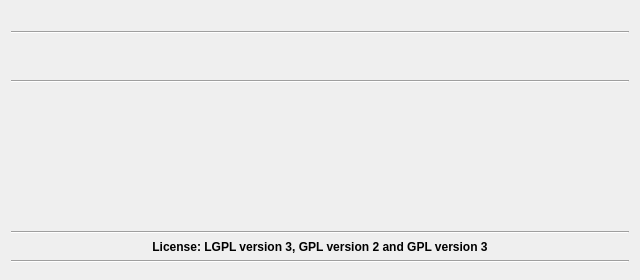
<?xml version="1.0" encoding="UTF-8"?>
<ui version="4.0">
 <class>AboutDialog</class>
 <widget class="QDialog" name="AboutDialog">
  <property name="windowModality">
   <enum>Qt::NonModal</enum>
  </property>
  <property name="geometry">
   <rect>
    <x>0</x>
    <y>0</y>
    <width>640</width>
    <height>280</height>
   </rect>
  </property>
  <property name="minimumSize">
   <size>
    <width>640</width>
    <height>280</height>
   </size>
  </property>
  <property name="maximumSize">
   <size>
    <width>640</width>
    <height>280</height>
   </size>
  </property>
  <property name="sizeIncrement">
   <size>
    <width>0</width>
    <height>4</height>
   </size>
  </property>
  <property name="mouseTracking">
   <bool>true</bool>
  </property>
  <property name="contextMenuPolicy">
   <enum>Qt::CustomContextMenu</enum>
  </property>
  <property name="windowTitle">
   <string>About</string>
  </property>
  <property name="sizeGripEnabled">
   <bool>false</bool>
  </property>
  <property name="modal">
   <bool>false</bool>
  </property>
  <layout class="QVBoxLayout" name="verticalLayout_2">
   <item>
    <widget class="QLabel" name="label">
     <property name="font">
      <font>
       <weight>75</weight>
       <bold>true</bold>
      </font>
     </property>
     <property name="text">
      <string/>
     </property>
     <property name="alignment">
      <set>Qt::AlignCenter</set>
     </property>
     <property name="buddy">
      <cstring>qrttretqert</cstring>
     </property>
    </widget>
   </item>
   <item>
    <widget class="Line" name="line_2">
     <property name="orientation">
      <enum>Qt::Horizontal</enum>
     </property>
    </widget>
   </item>
   <item>
    <widget class="QLabel" name="compiler">
     <property name="font">
      <font>
       <weight>75</weight>
       <bold>true</bold>
      </font>
     </property>
     <property name="text">
      <string/>
     </property>
     <property name="alignment">
      <set>Qt::AlignCenter</set>
     </property>
    </widget>
   </item>
   <item>
    <widget class="QLabel" name="label_os">
     <property name="font">
      <font>
       <weight>75</weight>
       <bold>true</bold>
      </font>
     </property>
     <property name="text">
      <string/>
     </property>
     <property name="alignment">
      <set>Qt::AlignCenter</set>
     </property>
    </widget>
   </item>
   <item>
    <widget class="Line" name="line_5">
     <property name="orientation">
      <enum>Qt::Horizontal</enum>
     </property>
    </widget>
   </item>
   <item>
    <spacer name="verticalSpacer">
     <property name="orientation">
      <enum>Qt::Vertical</enum>
     </property>
     <property name="sizeHint" stdset="0">
      <size>
       <width>20</width>
       <height>40</height>
      </size>
     </property>
    </spacer>
   </item>
   <item>
    <widget class="QLabel" name="qt">
     <property name="palette">
      <palette>
       <active>
        <colorrole role="WindowText">
         <brush brushstyle="SolidPattern">
          <color alpha="255">
           <red>184</red>
           <green>0</green>
           <blue>0</blue>
          </color>
         </brush>
        </colorrole>
       </active>
       <inactive>
        <colorrole role="WindowText">
         <brush brushstyle="SolidPattern">
          <color alpha="255">
           <red>184</red>
           <green>0</green>
           <blue>0</blue>
          </color>
         </brush>
        </colorrole>
       </inactive>
       <disabled>
        <colorrole role="WindowText">
         <brush brushstyle="SolidPattern">
          <color alpha="255">
           <red>120</red>
           <green>120</green>
           <blue>120</blue>
          </color>
         </brush>
        </colorrole>
       </disabled>
      </palette>
     </property>
     <property name="font">
      <font>
       <weight>75</weight>
       <bold>true</bold>
      </font>
     </property>
     <property name="contextMenuPolicy">
      <enum>Qt::CustomContextMenu</enum>
     </property>
     <property name="text">
      <string/>
     </property>
     <property name="textFormat">
      <enum>Qt::AutoText</enum>
     </property>
     <property name="alignment">
      <set>Qt::AlignCenter</set>
     </property>
     <property name="wordWrap">
      <bool>false</bool>
     </property>
    </widget>
   </item>
   <item>
    <spacer name="verticalSpacer_2">
     <property name="orientation">
      <enum>Qt::Vertical</enum>
     </property>
     <property name="sizeHint" stdset="0">
      <size>
       <width>20</width>
       <height>40</height>
      </size>
     </property>
    </spacer>
   </item>
   <item>
    <widget class="Line" name="line">
     <property name="orientation">
      <enum>Qt::Horizontal</enum>
     </property>
    </widget>
   </item>
   <item>
    <widget class="QLabel" name="label_2">
     <property name="font">
      <font>
       <weight>75</weight>
       <bold>true</bold>
      </font>
     </property>
     <property name="text">
      <string>License: LGPL version 3, GPL version 2 and GPL version 3</string>
     </property>
     <property name="alignment">
      <set>Qt::AlignCenter</set>
     </property>
    </widget>
   </item>
   <item>
    <widget class="Line" name="line_3">
     <property name="orientation">
      <enum>Qt::Horizontal</enum>
     </property>
    </widget>
   </item>
   <item>
    <widget class="QDialogButtonBox" name="buttonBox">
     <property name="orientation">
      <enum>Qt::Horizontal</enum>
     </property>
     <property name="standardButtons">
      <set>QDialogButtonBox::NoButton</set>
     </property>
     <property name="centerButtons">
      <bool>true</bool>
     </property>
    </widget>
   </item>
  </layout>
 </widget>
 <resources/>
 <connections/>
</ui>
